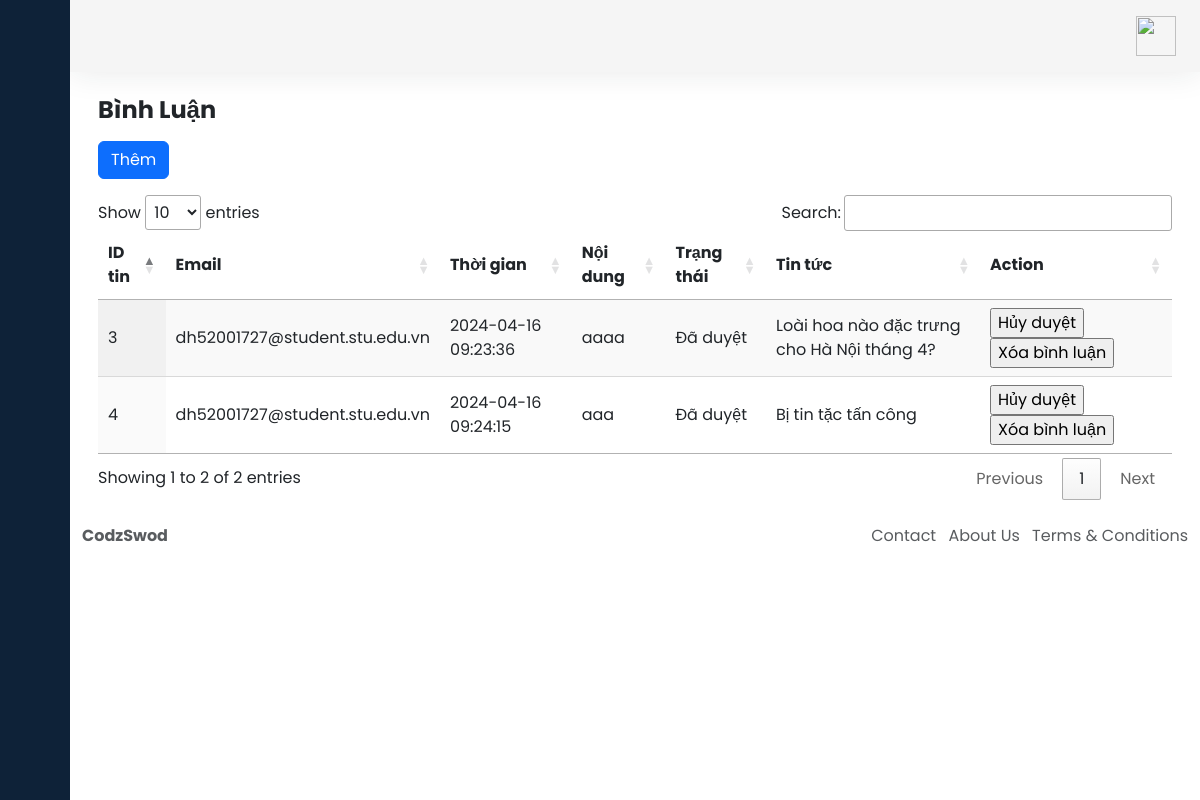
Screenshot of /admin/admin.php?admin=binhluan (signed in) with the database file from the repository.
### tables this page shows
CREATE TABLE IF NOT EXISTS `binh_luan` (
  `id_binhluan` int NOT NULL AUTO_INCREMENT,
  `email` varchar(100) NOT NULL,
  `thoi_gian` datetime NOT NULL,
  `noi_dung_binh_luan` text NOT NULL,
  `trang_thai` varchar(255) NOT NULL,
  `id_tin` int NOT NULL,
  PRIMARY KEY (`id_binhluan`),
  KEY `email` (`email`),
  KEY `id_tin` (`id_tin`)
);

CREATE TABLE IF NOT EXISTS `tin_tuc` (
  `id_tin` int NOT NULL AUTO_INCREMENT,
  `slug` varchar(128) NOT NULL,
  `title` text NOT NULL,
  `sub_title` text NOT NULL,
  `noi_dung` text NOT NULL,
  `datetime` datetime NOT NULL,
  `id_loaitin` varchar(50) NOT NULL,
  `hot` tinyint(1) NOT NULL,
  `image` text NOT NULL,
  PRIMARY KEY (`id_tin`),
  UNIQUE KEY `id_tin` (`id_tin`),
  KEY `id_tin_2` (`id_tin`),
  KEY `id_loaitin` (`id_loaitin`)
);

### admin/view/binh_luan_view.php (the view, shortened to what this page needs)
<!DOCTYPE html>
<html>
<head>
    <link href="https://cdn.lineicons.com/4.0/lineicons.css" rel="stylesheet" />
    <link href="https://cdn.jsdelivr.net/npm/bootstrap@5.3.2/dist/css/bootstrap.min.css" rel="stylesheet"
>
    <link rel="stylesheet" href="./css/style.css">
    <link rel="stylesheet" type="text/css" href="https://cdn.datatables.net/1.10.24/css/jquery.dataTables.css">
</head>
<?php
include_once ("../include/connect.php");
$hienthi = $dbh->query("SELECT * FROM binh_luan join tin_tuc on binh_luan.id_tin = tin_tuc.id_tin");
$hienthi->fetch(PDO::FETCH_ASSOC);
?>
<body>
    <div class="wrapper">
        <?php
        include_once ("./home_include/sidebar.php");
        ?>
        <div class="main">
            <nav class="navbar navbar-expand px-4 py-3">
                <div class="navbar-collapse collapse">
                    <ul class="navbar-nav ms-auto">
                        <li class="nav-item dropdown">
                            <a href="#" data-bs-toggle="dropdown" class="nav-icon pe-md-0">
                                <img src="/account.png" class="avatar img-fluid" alt="">
                            </a>
                        </li>
                    </ul>
                </div>
            </nav>
            <main class="content px-3 py-4">
                <div class="container-fluid">
                    <div class="mb">
                        <h3 class="fw-bold fs-4 mb-3">Bình Luận</h3>
                        <div class="mb-3">
                            <a href="tintuc/them_tintuc.php">
                                <input class="btn btn-primary" type="button" value="Thêm" />
                            </a>
                        </div>
                        <table id="example" class="display" style="width:100%">
                            <thead>
                                <tr>
                                    <th>ID tin</th>
                                    <th>Email</th>
                                    <th>Thời gian</th>
                                    <th>Nội dung</th>
                                    <th>Trạng thái</th>
                                    <th>Tin tức</th>
                                    <th>Action</th>
                                </tr>
                            </thead>
                            <tbody>
                                <?php
                                foreach ($hienthi as $row) {
                                    ?>
                                    <tr>
                                        <td><?php echo $row['id_binhluan'] ?></td>
                                        <td><?php echo $row['email']; ?> </td>
                                        <td><?php echo $row['thoi_gian']; ?> </td>
                                        <td><?php echo $row['noi_dung_binh_luan']; ?> </td>
                                        <td><?php if( $row['trang_thai']==0)
                                            {
                                                echo 'Chưa duyệt';
                                            }
                                            else{ echo 'Đã duyệt';}
                                         ?>
                                         </td>
                                        <td><?php echo $row['title']; ?> </td>
                                        <td>
                                            <a href="binhluan/duyet_binh_luan.php?id_binhluan=<?php echo $row['id_binhluan'] ?>">
                                                <input type="button" value="<?php
                                                    if( $row['trang_thai']==0)
                                                    {
                                                        echo 'Duyệt bình luận';
                                                    }
                                                    else{ echo 'Hủy duyệt';}
                                                ?>" />
                                            </a>
                                            <a href="binhluan/xoa_binh_luan.php?id_binhluan=<?php echo $row['id_binhluan'] ?>">
                                                <input type="button" value="Xóa bình luận" />
                                            </a>
                                        </td>
                                    </tr>
                                <?php }
                                ?>
                            </tbody>
                        </table>
                    </div>
                </div>
            </main>
            <footer class="footer">
                <div class="container-fluid">
                    <div class="row text-body-secondary">
                        <div class="col-6 text-start ">
                            <a class="text-body-secondary" href=" #">
                                <strong>CodzSwod</strong>
                            </a>
                        </div>
                        <div class="col-6 text-end text-body-secondary d-none d-md-block">
                            <ul class="list-inline mb-0">
                                <li class="list-inline-item">
                                    <a class="text-body-secondary" href="#">Contact</a>
                                </li>
                                <li class="list-inline-item">
                                    <a class="text-body-secondary" href="#">About Us</a>
                                </li>
                                <li class="list-inline-item">
                                    <a class="text-body-secondary" href="#">Terms & Conditions</a>
                                </li>
                            </ul>
                        </div>
                    </div>
                </div>
            </footer>
        </div>
    </div>
</body>
</html>

### admin/css/style.css (style rules this page uses)
a { text-decoration: none; }
li { list-style: none; }
body { font-family: 'Poppins', sans-serif; }
.wrapper { display: flex; }
.main { display: flex; flex-direction: column; min-height: 100vh; width: 100%; overflow: hidden; transition: all 0.35s ease-in-out; background-color: #fff; min-width: 0; }
.navbar { background-color: #f5f5f5; box-shadow: 0 0 2rem 0 rgba(33, 37, 41, .1); }
.navbar-expand .navbar-collapse { min-width: 200px; }
.avatar { height: 40px; width: 40px; }

### rows the page displays
binh_luan: id_binhluan "3", email "dh52001727@student.stu.edu.vn", thoi_gian "2024-04-16 09:23:36", noi_dung_binh_luan "aaaa", shows "Đã duyệt", id_tin.title "Loài hoa nào đặc trưng cho Hà Nội tháng 4?", trang_thai "Hủy duyệt"
binh_luan: id_binhluan "4", email "dh52001727@student.stu.edu.vn", thoi_gian "2024-04-16 09:24:15", noi_dung_binh_luan "aaa", shows "Đã duyệt", id_tin.title "Bị tin tặc tấn công", trang_thai "Hủy duyệt"
